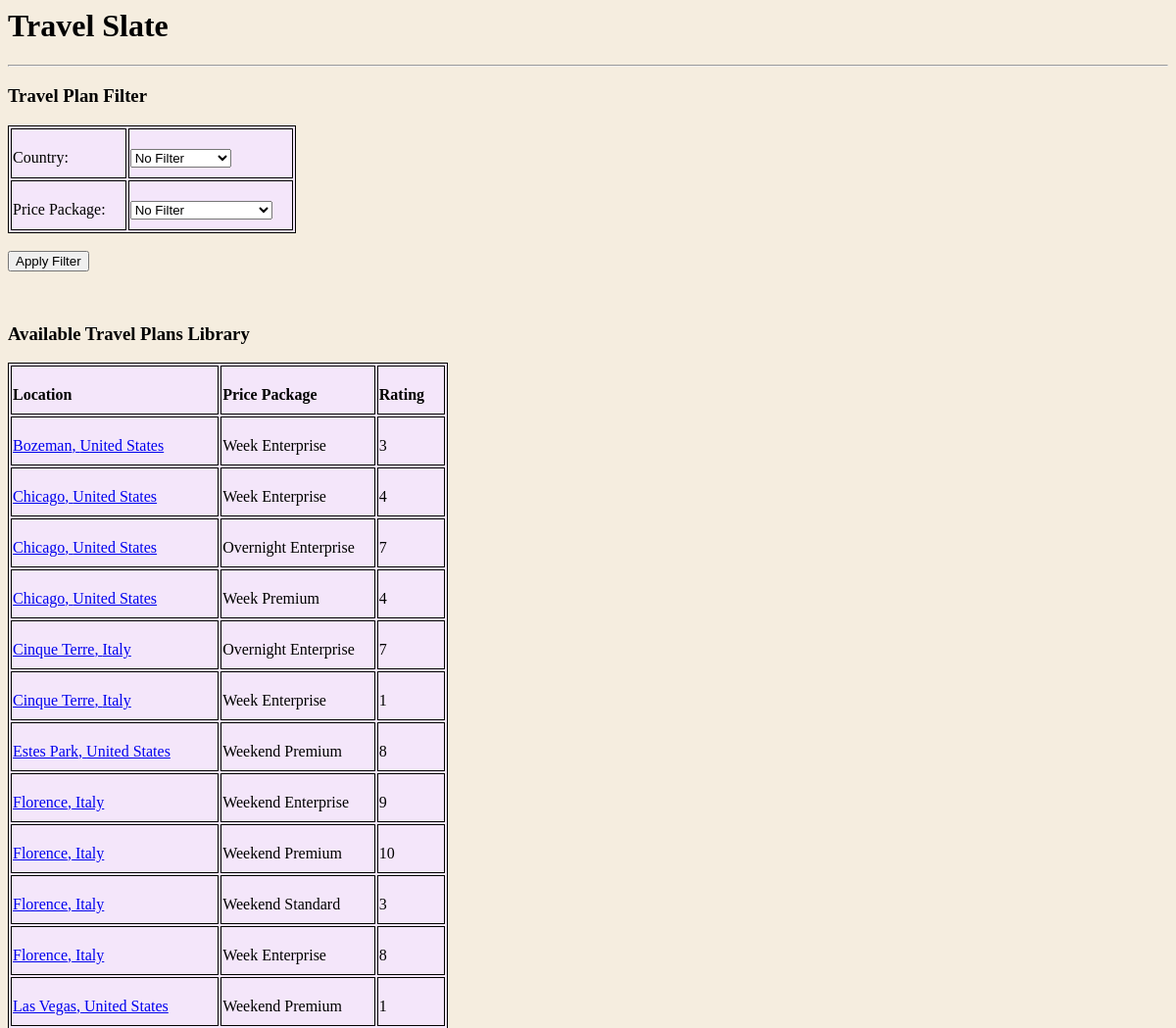
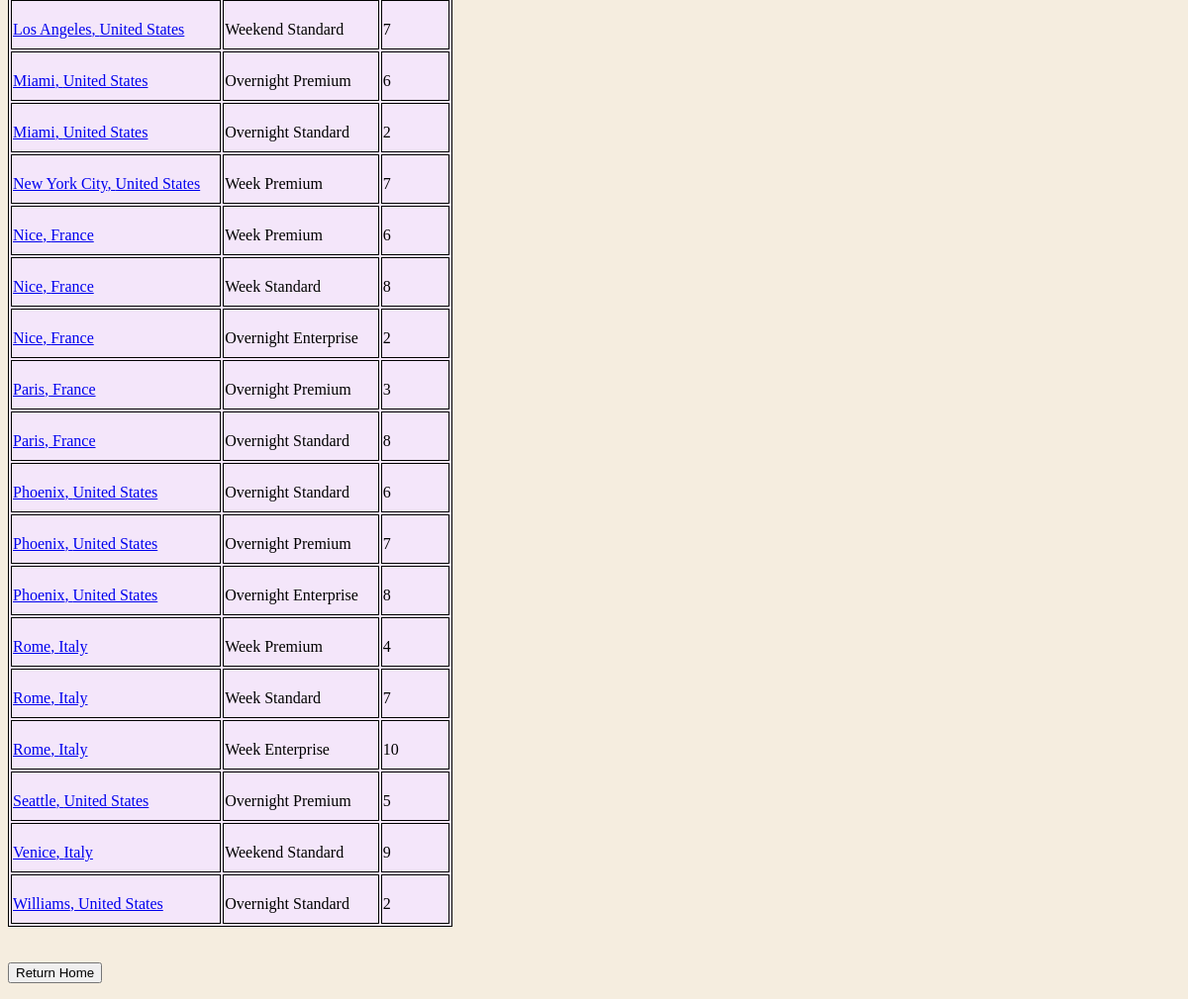
Screenshot of /SearchEngine.php with the database file from the repository (2 pictures, top to bottom).
### tables this page shows
CREATE TABLE Plan(
    plan_id INT UNSIGNED NOT NULL,
    description TEXT NOT NULL,
    rating INT UNSIGNED NOT NULL,  
    price_package VARCHAR(50) NOT NULL,
    location_id INT UNSIGNED NOT NULL,
    PRIMARY KEY (plan_id),
    FOREIGN KEY (price_package)
        REFERENCES Price(package_type),
    FOREIGN KEY (location_id)
        REFERENCES Location(location_id),
    CONSTRAINT rating CHECK (rating >= 0 AND rating <= 10)
);

CREATE TABLE Location(
    location_id INT UNSIGNED NOT NULL,
    city VARCHAR(50) NOT NULL,
    province VARCHAR(50) NOT NULL,
    country VARCHAR(50) NOT NULL,
    size INT UNSIGNED NOT NULL,  
    type VARCHAR(50) NOT NULL,
    main_attraction VARCHAR(50) NOT NULL,
    safety INT UNSIGNED NOT NULL,
    PRIMARY KEY(location_id),
    CONSTRAINT safety CHECK (safety >= 0 AND safety <= 10)
);

### SearchEngine.php (the view, shortened to what this page needs)
<html>
    <head>
    </head>
    <body>
        <h1 style="font-family: Chalkduster"> Travel Slate </h1>
        <hr>
        <?php
            $config = parse_ini_file ("../project-dgiacobbi/config.ini");
            $server = $config ["servername"];
            $username = $config ["username"];
            $password = $config ["password"];
            $database = "dgiacobbi_DB";
            $cn = mysqli_connect ($server, $username, $password, $database);
        ?>
        <h3> Travel Plan Filter </h3>
        <?php
            $username = $_GET["user"];
            echo "<form action='FacetedSearch.php?user=$username' method='POST'>";
        ?>
            <table>
                <tr>
                    <td>Country:</td>
                    <td>
                        <select name='country'>
                            <option value = 'No Filter'>No Filter</option>;
                        </select>
                    </td>
                </tr>
                <tr>
                    <td>Price Package:</td>
                    <td>
                        <select name='package'>
                            <option value = 'No Filter'>No Filter</option>;
                        </select>
                    </td>
                </tr>
            </table><br>
            <input type='submit' name='submit' value='Apply Filter'/>
        </form><br>
        <h3> Available Travel Plans Library </h3>
        <?php
            $q = "SELECT l.city, l.country, p.price_package, p.rating, p.plan_id
                  FROM Plan p JOIN Location l USING (location_id)
                  ORDER BY l.city";
            $st = $cn->stmt_init();
            $st->prepare($q);
            $st->execute();
            $st->store_result();
            if($st->num_rows > 0) {
                $st->bind_result($city, $country, $package, $rating, $plan_id);
                echo("<table>
                        <tr>
                            <th> Location </th>
                            <th> Price Package </th>
                            <th> Rating </th>
                        </tr>");
                 while($st->fetch()){
                    echo("<tr>
                            <td> <a href='SearchPlan.php?plan_id=$plan_id&user=$username'>$city, $country</a> </td>
                            <td> $package </td>
                            <td> $rating </td>
                        </form>
                        </tr>");
                 }
                 echo("</table> <br><br>");
             }
             echo "<form action='GetHome.php?user=$username' method='POST'>";
             echo "<input type='submit' value = 'Return Home'>";
             echo "</form>";
            ?>
    </body>
</html>

### SearchEngine.php (style rules this page uses)
table, th, td { border: 1px solid black; text-align: left; background-color: rgb(244, 230, 250); }
th, td { padding-top: 20px; padding-bottom: 10px; padding-right: 20px; }
body { background-color: rgb(245, 237, 223); }

### rows the page displays
plan: location.city "Bozeman", location.country "United States", price_package "Week Enterprise", rating "3"
plan: location.city "Chicago", location.country "United States", price_package "Week Enterprise", rating "4"
plan: location.city "Chicago", location.country "United States", price_package "Overnight Enterprise", rating "7"
plan: location.city "Chicago", location.country "United States", price_package "Week Premium", rating "4"
plan: location.city "Cinque Terre", location.country "Italy", price_package "Overnight Enterprise", rating "7"
plan: location.city "Cinque Terre", location.country "Italy", price_package "Week Enterprise", rating "1"
plan: location.city "Estes Park", location.country "United States", price_package "Weekend Premium", rating "8"
plan: location.city "Florence", location.country "Italy", price_package "Weekend Enterprise", rating "9"
plan: location.city "Florence", location.country "Italy", price_package "Weekend Premium", rating "10"
plan: location.city "Florence", location.country "Italy", price_package "Weekend Standard", rating "3"
plan: location.city "Florence", location.country "Italy", price_package "Week Enterprise", rating "8"
plan: location.city "Las Vegas", location.country "United States", price_package "Weekend Premium", rating "1"
plan: location.city "Los Angeles", location.country "United States", price_package "Weekend Standard", rating "7"
plan: location.city "Miami", location.country "United States", price_package "Overnight Premium", rating "6"
plan: location.city "Miami", location.country "United States", price_package "Overnight Standard", rating "2"
plan: location.city "New York City", location.country "United States", price_package "Week Premium", rating "7"
plan: location.city "Nice", location.country "France", price_package "Week Premium", rating "6"
plan: location.city "Nice", location.country "France", price_package "Week Standard", rating "8"
plan: location.city "Nice", location.country "France", price_package "Overnight Enterprise", rating "2"
plan: location.city "Paris", location.country "France", price_package "Overnight Premium", rating "3"
plan: location.city "Paris", location.country "France", price_package "Overnight Standard", rating "8"
plan: location.city "Phoenix", location.country "United States", price_package "Overnight Standard", rating "6"
plan: location.city "Phoenix", location.country "United States", price_package "Overnight Premium", rating "7"
plan: location.city "Phoenix", location.country "United States", price_package "Overnight Enterprise", rating "8"
plan: location.city "Rome", location.country "Italy", price_package "Week Premium", rating "4"
plan: location.city "Rome", location.country "Italy", price_package "Week Standard", rating "7"
plan: location.city "Rome", location.country "Italy", price_package "Week Enterprise", rating "10"
plan: location.city "Seattle", location.country "United States", price_package "Overnight Premium", rating "5"
plan: location.city "Venice", location.country "Italy", price_package "Weekend Standard", rating "9"
plan: location.city "Williams", location.country "United States", price_package "Overnight Standard", rating "2"
